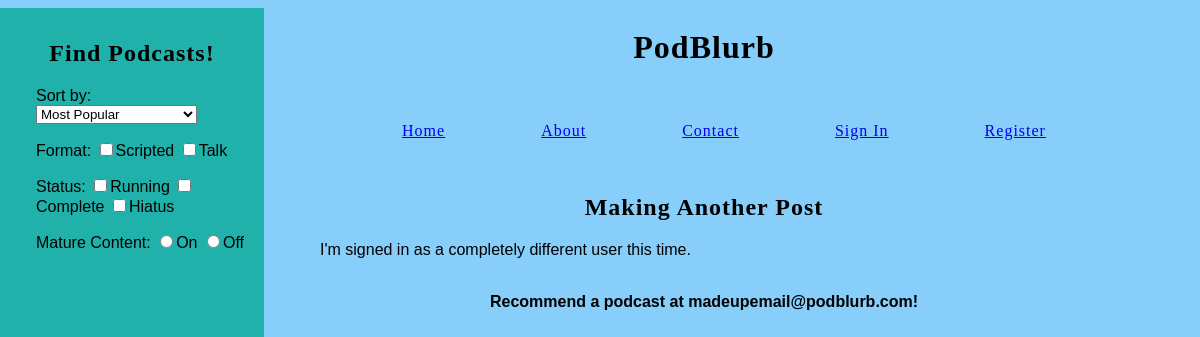
/shows/making-another-post/, run on the app's committed database.
### collection/models.py (models this page shows)
class podcast_show(models.Model):
    name = models.CharField(max_length=255)
    description = models.TextField()
    slug = models.SlugField(unique=True)
    user = models.OneToOneField(User, blank=True, null=True)

### collection/views.py (the view)
# urls.py: url(r'^shows/(?P<slug>[-\w]+)/$', views.show_detail, name='show'),
def show_detail(request, slug):
    select_show = podcast_show.objects.get(slug=slug)
    return render(request, 'shows/show.html', {'sshow':select_show})

### collection/templates/shows/show.html (shortened to what this page needs)
{% extends 'base.html' %}
{% load humanize %}
{% block content %}
    <h2>{{sshow.name|title}}</h2>
    <p>{{sshow.description}}</p>
{% endblock content %}

### collection/static/css/style.css (style rules this page uses)
body { background-color: lightskyblue; width: 80%; position: absolute; left: 18%; padding-bottom: 2%; }
h1, h2, h3, a { text-align: center; font-family: Impact, fantasy; font-stretch: extra-condensed; letter-spacing: 1px; }
p, form input[type=submit] { font-family: Gill Sans, Trebuchet, sans-serif; position: relative; margin-left: 10%; }

### data on the page
podcast_show: name "Making Another Post", description "I'm signed in as a completely different user this time."
